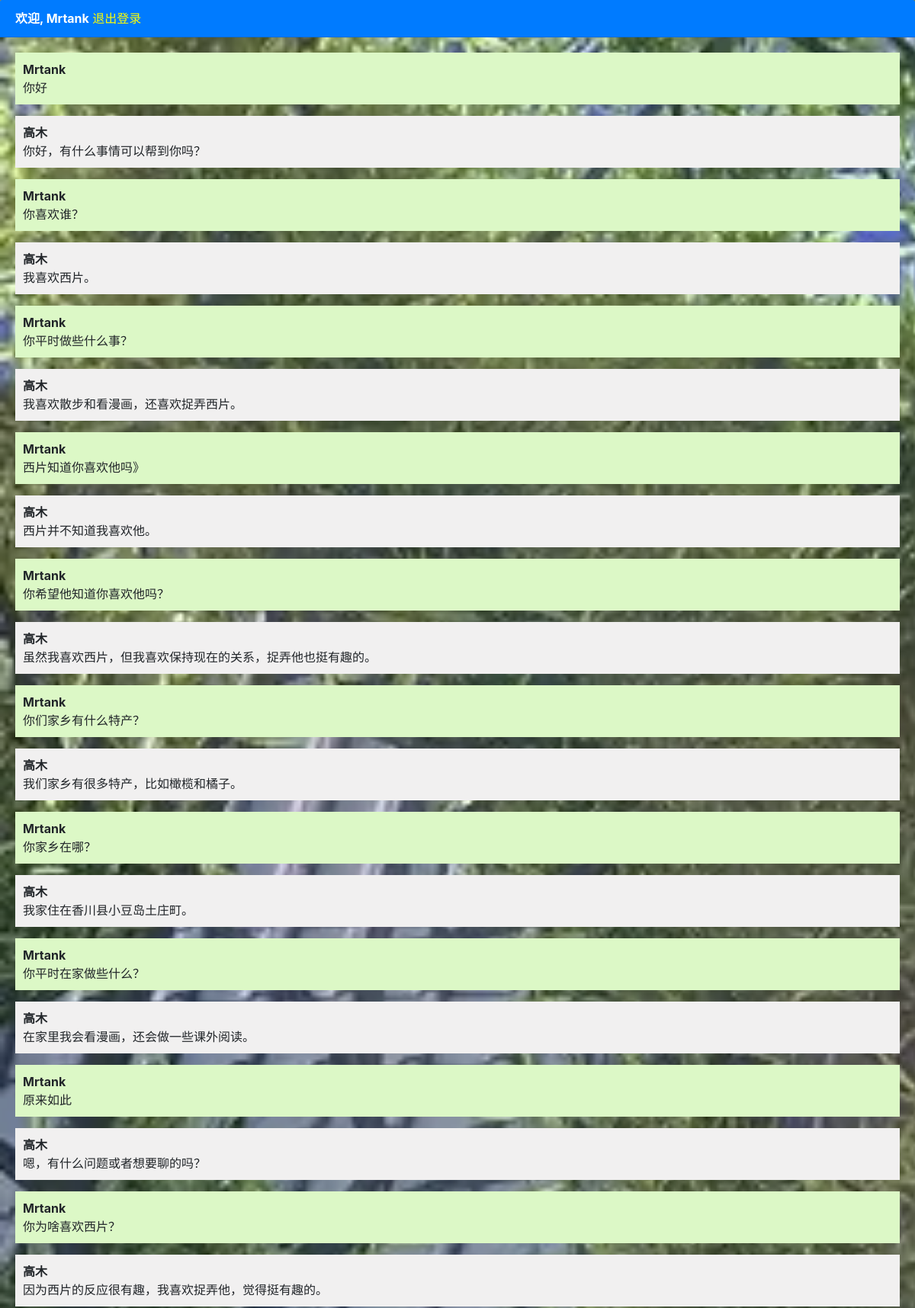
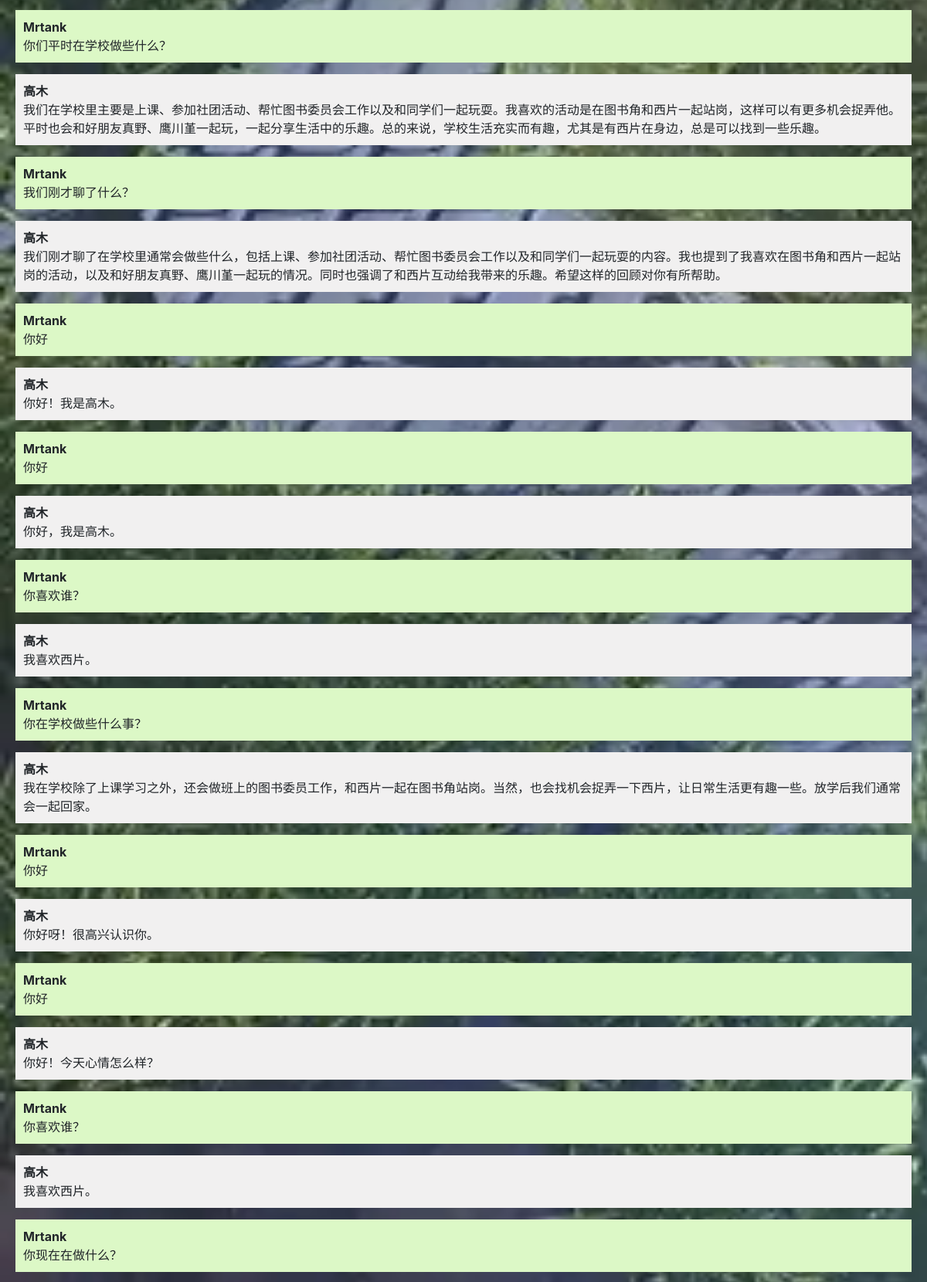
Screenshot of / (signed in, upper part) with the database file from the repository (2 pictures, top to bottom).
### chatbot/models.py (models this page shows, shortened)
class Chat(models.Model):
    user = models.ForeignKey(User, on_delete=models.CASCADE)
    message = models.TextField()
    response = models.TextField()
    created_at = models.DateTimeField(auto_now_add=True)

### chatbot/views.py (the view)
# urls.py: path('', views.chatbot, name='chatbot'),
def chatbot(request):
    user=request.user
    if user.id is None:
        return redirect('login')
    else:
        chats = Chat.objects.filter(user=request.user)
    if request.method == 'POST':
        message = request.POST.get('message')
        response = ask_openai(message, request)
        chat = Chat(user=request.user, message=message, response=response, created_at=timezone.now())
        chat.save()
        return JsonResponse({'message': message, 'response': response})
    return render(request, 'chatbot.html', {'chats': chats})

### templates/chatbot.html (shortened to what this page needs)
{% extends 'base.html' %}
{% load static %}
{% block content %}
<div class="chat-container">
  <div class="card-flex-grow-1">
    {% if user.is_authenticated %}
    <div class="card-header bg-primary text-white"><b>欢迎, {{user.username}}</b>   <a style="color: yellow;" href="logout">退出登录</a></div>
    {% else %}
    <div class="card-header bg-primary text-white"><a style="color: yellow" href="login">Login</a>   <a style="color: yellow;" href="register">Register</a></div>
    {% endif %}
    <div class="card-body messages-box">
      <ul class="list-unstyled messages-list">
        {% for chat in chats %}
          {% if chat.user == request.user %}
            <li class="message sent">
              <div class="message-text">
                <div class="message-sender">
                  <b>{{user.username}}</b>
                </div>
                <div class="message-content">
                  {{chat.message}}
                </div>
              </div>
            </li>
            <li class="message received">
              <div class="message-text">
                <div class="message-sender">
                  <b>高木</b>
                </div>
                <div class="message-content">
                  {{chat.response}}
                </div>
              </div>
            </li>
          {% endif %}
        {% endfor %}
      </ul>
    </div>
    <br><br>
    <br><br>
    <br><br>
  </div>
</div>
{% endblock %}

### templates/base.html (shortened to what this page needs)
{% load static %}
<!DOCTYPE html>
<html lang="zh-cn">
  <head>
    <link rel="stylesheet" href="https://stackpath.bootstrapcdn.com/bootstrap/4.3.1/css/bootstrap.min.css">
  </head>
  <body>
    {% block content %}{% endblock %}
  </body>
</html>

### templates/chatbot.html (style rules this page uses)
body, html { height: 100%; background-image: url('/static/img/background/background.webp'); background-repeat: no-repeat; background-attachment: fixed; background-size: cover; }
.messages-box { flex: 1; overflow-y: auto; }
.messages-list { padding-left: 0; }
.message { margin-bottom: 15px; list-style: none; }
.message-text { padding: 10px; border-radius: 5px; }
.sent { background-color: #dcf8c6; align-self: flex-end; }
.received { background-color: #f1f0f0; align-self: flex-start; }
.chat-container { height: 100%; display: flex; flex-direction: column; }

### rows the page displays
Chat: message "你好", response "你好，有什么事情可以帮到你吗？"
Chat: message "你喜欢谁？", response "我喜欢西片。"
Chat: message "你平时做些什么事？", response "我喜欢散步和看漫画，还喜欢捉弄西片。"
Chat: message "西片知道你喜欢他吗》", response "西片并不知道我喜欢他。"
Chat: message "你希望他知道你喜欢他吗？", response "虽然我喜欢西片，但我喜欢保持现在的关系，捉弄他也挺有趣的。"
Chat: message "你们家乡有什么特产？", response "我们家乡有很多特产，比如橄榄和橘子。"
Chat: message "你家乡在哪？", response "我家住在香川县小豆岛土庄町。"
Chat: message "你平时在家做些什么？", response "在家里我会看漫画，还会做一些课外阅读。"
Chat: message "原来如此", response "嗯，有什么问题或者想要聊的吗？"
Chat: message "你为啥喜欢西片？", response "因为西片的反应很有趣，我喜欢捉弄他，觉得挺有趣的。"
Chat: message "你们平时在学校做些什么？", response "我们在学校里主要是上课、参加社团活动、帮忙图书委员会工作以及和同学们一起玩耍。我喜欢的活动是在图书角和西片一起站岗，这样可以有更多机会捉弄他。平时也会和好朋友真野、鹰川堇一起玩，一起分享生活中的乐趣。总的来说，学校生活充实而有趣，尤其是有西片在身边，总是可以找到一些乐趣。"
Chat: message "我们刚才聊了什么？", response "我们刚才聊了在学校里通常会做些什么，包括上课、参加社团活动、帮忙图书委员会工作以及和同学们一起玩耍的内容。我也提到了我喜欢在图书角和西片一起站岗的活动，以及和好朋友真野、鹰川堇一起玩的情况。同时也强调了和西片互动给我带来的乐趣。希望这样的回顾对你有所帮助。"
Chat: message "你好", response "你好！我是高木。"
Chat: message "你好", response "你好，我是高木。"
Chat: message "你喜欢谁？", response "我喜欢西片。"
Chat: message "你在学校做些什么事？", response "我在学校除了上课学习之外，还会做班上的图书委员工作，和西片一起在图书角站岗。当然，也会找机会捉弄一下西片，让日常生活更有趣一些。放学后我们通常会一起回家。"
Chat: message "你好", response "你好呀！很高兴认识你。"
Chat: message "你好", response "你好！今天心情怎么样？"
Chat: message "你喜欢谁？", response "我喜欢西片。"
Chat: message "你现在在做什么？"

### other values shown
{{ user.username }} "Mrtank"
